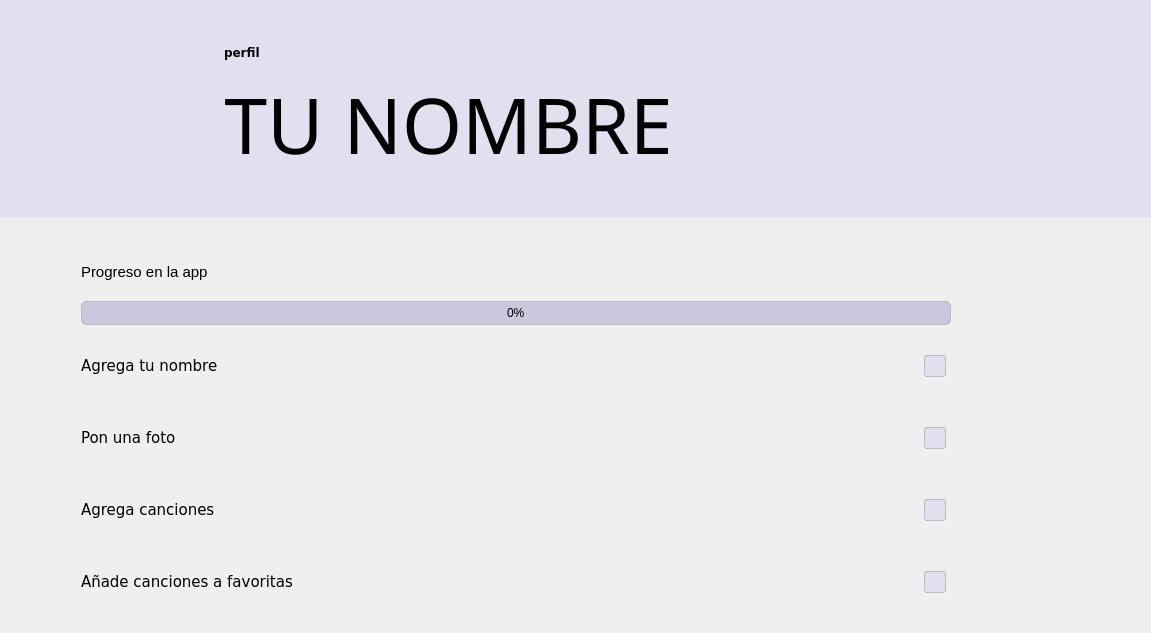
      <widget class="QWidget" name="profile_page">
       <property name="styleSheet">
        <string notr="true">QPushButton {
	border: none;
}
QCheckBox {
    spacing: 5px;
}

QCheckBox::indicator {
    width: 20px;
    height: 20px;
}

QCheckBox::indicator:unchecked {
    border: 1px solid #bbb;
    border-radius: 3px;
    background: rgb(226, 224, 239);
}

QCheckBox::indicator:unchecked:hover {
    background: rgb(216, 214, 229);
}

QCheckBox::indicator:checked {
    border: 1px solid #5c5c5c;
    border-radius: 3px;
    background: rgb(155, 129, 255);
}

</string>
       </property>
       <layout class="QGridLayout" name="gridLayout_24">
        <property name="leftMargin">
         <number>0</number>
        </property>
        <property name="topMargin">
         <number>0</number>
        </property>
        <property name="rightMargin">
         <number>0</number>
        </property>
        <property name="bottomMargin">
         <number>0</number>
        </property>
        <item row="0" column="0">
         <layout class="QGridLayout" name="gridLayout_23">
          <item row="0" column="0">
           <widget class="QWidget" name="widget" native="true">
            <property name="sizePolicy">
             <sizepolicy hsizetype="MinimumExpanding" vsizetype="Preferred">
              <horstretch>0</horstretch>
              <verstretch>0</verstretch>
             </sizepolicy>
            </property>
            <property name="styleSheet">
             <string notr="true">QWidget {
	background-color: rgb(226, 224, 239);
}</string>
            </property>
            <layout class="QGridLayout" name="gridLayout_22">
             <property name="leftMargin">
              <number>30</number>
             </property>
             <property name="topMargin">
              <number>40</number>
             </property>
             <property name="rightMargin">
              <number>40</number>
             </property>
             <property name="bottomMargin">
              <number>40</number>
             </property>
             <item row="0" column="1" rowspan="2">
              <widget class="QPushButton" name="boton_foto_de_perfil">
               <property name="cursor">
                <cursorShape>PointingHandCursor</cursorShape>
               </property>
               <property name="styleSheet">
                <string notr="true">border-radius: 87px;</string>
               </property>
               <property name="text">
                <string/>
               </property>
               <property name="icon">
                <iconset resource="recurses.qrc">
                 <normaloff>:/icons/icons/user 2.png</normaloff>:/icons/icons/user 2.png</iconset>
               </property>
               <property name="iconSize">
                <size>
                 <width>170</width>
                 <height>170</height>
                </size>
               </property>
               <property name="checkable">
                <bool>true</bool>
               </property>
              </widget>
             </item>
             <item row="1" column="4">
              <spacer name="horizontalSpacer">
               <property name="orientation">
                <enum>Qt::Horizontal</enum>
               </property>
               <property name="sizeType">
                <enum>QSizePolicy::Expanding</enum>
               </property>
               <property name="sizeHint" stdset="0">
                <size>
                 <width>400</width>
                 <height>20</height>
                </size>
               </property>
              </spacer>
             </item>
             <item row="0" column="2" rowspan="2">
              <layout class="QVBoxLayout" name="verticalLayout_2">
               <item>
                <widget class="QLabel" name="label_perfil">
                 <property name="sizePolicy">
                  <sizepolicy hsizetype="Preferred" vsizetype="Maximum">
                   <horstretch>0</horstretch>
                   <verstretch>0</verstretch>
                  </sizepolicy>
                 </property>
                 <property name="minimumSize">
                  <size>
                   <width>0</width>
                   <height>25</height>
                  </size>
                 </property>
                 <property name="font">
                  <font>
                   <family>Verdana</family>
                   <bold>true</bold>
                  </font>
                 </property>
                 <property name="text">
                  <string>perfil</string>
                 </property>
                </widget>
               </item>
               <item>
                <widget class="QPushButton" name="tu_nombre_button">
                 <property name="sizePolicy">
                  <sizepolicy hsizetype="Preferred" vsizetype="MinimumExpanding">
                   <horstretch>0</horstretch>
                   <verstretch>0</verstretch>
                  </sizepolicy>
                 </property>
                 <property name="font">
                  <font>
                   <family>Moran Demo</family>
                   <pointsize>58</pointsize>
                   <bold>false</bold>
                  </font>
                 </property>
                 <property name="cursor">
                  <cursorShape>PointingHandCursor</cursorShape>
                 </property>
                 <property name="text">
                  <string>TU NOMBRE</string>
                 </property>
                 <property name="checkable">
                  <bool>true</bool>
                 </property>
                </widget>
               </item>
              </layout>
             </item>
             <item row="0" column="0">
              <layout class="QVBoxLayout" name="verticalLayout_7">
               <item alignment="Qt::AlignLeft">
                <widget class="QPushButton" name="back_to_home_profile">
                 <property name="cursor">
                  <cursorShape>PointingHandCursor</cursorShape>
                 </property>
                 <property name="styleSheet">
                  <string notr="true">QPushButton {
	border: none;
	background: transparent;
}</string>
                 </property>
                 <property name="text">
                  <string/>
                 </property>
                 <property name="icon">
                  <iconset resource="recurses.qrc">
                   <normaloff>:/icons/icons/icons8-home-50.png</normaloff>:/icons/icons/icons8-home-50.png</iconset>
                 </property>
                 <property name="iconSize">
                  <size>
                   <width>40</width>
                   <height>40</height>
                  </size>
                 </property>
                </widget>
               </item>
               <item>
                <spacer name="horizontalSpacer_2">
                 <property name="orientation">
                  <enum>Qt::Horizontal</enum>
                 </property>
                 <property name="sizeType">
                  <enum>QSizePolicy::MinimumExpanding</enum>
                 </property>
                 <property name="sizeHint" stdset="0">
                  <size>
                   <width>150</width>
                   <height>20</height>
                  </size>
                 </property>
                </spacer>
               </item>
              </layout>
             </item>
             <item row="0" column="3">
              <widget class="QPushButton" name="pushButton">
               <property name="cursor">
                <cursorShape>PointingHandCursor</cursorShape>
               </property>
               <property name="text">
                <string/>
               </property>
               <property name="icon">
                <iconset resource="recurses.qrc">
                 <normaloff>:/icons/icons/icons8-edit-30.png</normaloff>:/icons/icons/icons8-edit-30.png</iconset>
               </property>
               <property name="checkable">
                <bool>true</bool>
               </property>
              </widget>
             </item>
            </layout>
           </widget>
          </item>
          <item row="1" column="0">
           <layout class="QGridLayout" name="gridLayout_3">
            <property name="spacing">
             <number>30</number>
            </property>
            <item row="0" column="1">
             <spacer name="horizontalSpacer_3">
              <property name="orientation">
               <enum>Qt::Horizontal</enum>
              </property>
              <property name="sizeType">
               <enum>QSizePolicy::Preferred</enum>
              </property>
              <property name="sizeHint" stdset="0">
               <size>
                <width>40</width>
                <height>20</height>
               </size>
              </property>
             </spacer>
            </item>
            <item row="1" column="2">
             <layout class="QGridLayout" name="gridLayout_2">
              <property name="horizontalSpacing">
               <number>20</number>
              </property>
              <property name="verticalSpacing">
               <number>50</number>
              </property>
              <item row="0" column="0">
               <widget class="QLabel" name="label_agregar_tu_nombre">
                <property name="sizePolicy">
                 <sizepolicy hsizetype="Expanding" vsizetype="Preferred">
                  <horstretch>0</horstretch>
                  <verstretch>0</verstretch>
                 </sizepolicy>
                </property>
                <property name="font">
                 <font>
                  <family>Verdana</family>
                  <pointsize>11</pointsize>
                 </font>
                </property>
                <property name="text">
                 <string>Agrega tu nombre</string>
                </property>
               </widget>
              </item>
              <item row="0" column="1">
               <widget class="QCheckBox" name="checkbox_agrega_tu_nombre">
                <property name="text">
                 <string/>
                </property>
                <property name="checkable">
                 <bool>false</bool>
                </property>
               </widget>
              </item>
              <item row="1" column="0">
               <widget class="QLabel" name="label_pon_una_foto">
                <property name="sizePolicy">
                 <sizepolicy hsizetype="Expanding" vsizetype="Preferred">
                  <horstretch>0</horstretch>
                  <verstretch>0</verstretch>
                 </sizepolicy>
                </property>
                <property name="font">
                 <font>
                  <family>Verdana</family>
                  <pointsize>11</pointsize>
                 </font>
                </property>
                <property name="text">
                 <string>Pon una foto</string>
                </property>
               </widget>
              </item>
              <item row="1" column="1">
               <widget class="QCheckBox" name="checkbox_pon_una_foto">
                <property name="text">
                 <string/>
                </property>
                <property name="checkable">
                 <bool>false</bool>
                </property>
               </widget>
              </item>
              <item row="2" column="0">
               <widget class="QLabel" name="label_agrega_canciones">
                <property name="sizePolicy">
                 <sizepolicy hsizetype="Expanding" vsizetype="Preferred">
                  <horstretch>0</horstretch>
                  <verstretch>0</verstretch>
                 </sizepolicy>
                </property>
                <property name="font">
                 <font>
                  <family>Verdana</family>
                  <pointsize>11</pointsize>
                 </font>
                </property>
                <property name="text">
                 <string>Agrega canciones</string>
                </property>
               </widget>
              </item>
              <item row="2" column="1">
               <widget class="QCheckBox" name="checkbox_agrega_canciones">
                <property name="text">
                 <string/>
                </property>
                <property name="checkable">
                 <bool>false</bool>
                </property>
               </widget>
              </item>
              <item row="3" column="0">
               <widget class="QLabel" name="label_agrega_favoritas">
                <property name="sizePolicy">
                 <sizepolicy hsizetype="Expanding" vsizetype="Preferred">
                  <horstretch>0</horstretch>
                  <verstretch>0</verstretch>
                 </sizepolicy>
                </property>
                <property name="font">
                 <font>
                  <family>Verdana</family>
                  <pointsize>11</pointsize>
                 </font>
                </property>
                <property name="text">
                 <string>Añade canciones a favoritas</string>
                </property>
               </widget>
              </item>
              <item row="3" column="1">
               <widget class="QCheckBox" name="checkbox_agrega_favoritas">
                <property name="text">
                 <string/>
                </property>
                <property name="checkable">
                 <bool>false</bool>
                </property>
               </widget>
              </item>
             </layout>
            </item>
            <item row="0" column="0" rowspan="2">
             <spacer name="verticalSpacer_7">
              <property name="orientation">
               <enum>Qt::Vertical</enum>
              </property>
              <property name="sizeHint" stdset="0">
               <size>
                <width>41</width>
                <height>228</height>
               </size>
              </property>
             </spacer>
            </item>
            <item row="0" column="2">
             <layout class="QVBoxLayout" name="verticalLayout_6">
              <property name="spacing">
               <number>20</number>
              </property>
              <item>
               <spacer name="verticalSpacer_12">
                <property name="orientation">
                 <enum>Qt::Vertical</enum>
                </property>
                <property name="sizeHint" stdset="0">
                 <size>
                  <width>20</width>
                  <height>40</height>
                 </size>
                </property>
               </spacer>
              </item>
              <item>
               <widget class="QLabel" name="label_progreso_en_la_app">
                <property name="sizePolicy">
                 <sizepolicy hsizetype="Preferred" vsizetype="Minimum">
                  <horstretch>0</horstretch>
                  <verstretch>0</verstretch>
                 </sizepolicy>
                </property>
                <property name="font">
                 <font>
                  <pointsize>11</pointsize>
                 </font>
                </property>
                <property name="text">
                 <string>Progreso en la app</string>
                </property>
               </widget>
              </item>
              <item>
               <widget class="QProgressBar" name="progressBar">
                <property name="styleSheet">
                 <string notr="true">QProgressBar {
    border: 1px solid #bbb;
    border-radius: 5px;
    text-align: center;
    background: rgb(201, 200, 222);
}

QProgressBar::chunk {
    background: qlineargradient(
        x1: 0, y1: 0, x2: 1, y2: 0,
        stop: 0 #c661ea, stop: 1 rgb(179, 159, 255)
    ); /* Gradiente horizontal */
    border-radius: 5px;
}

QProgressBar::chunk:hover {
    background: qlineargradient(
        x1: 0, y1: 0, x2: 1, y2: 0,
        stop: 0 rgb(199, 179, 255), stop: 1 rgb(179, 159, 255)
    ); /* Gradiente más claro al hacer hover */
}
</string>
                </property>
                <property name="value">
                 <number>0</number>
                </property>
               </widget>
              </item>
             </layout>
            </item>
            <item row="1" column="3">
             <spacer name="horizontalSpacer_5">
              <property name="orientation">
               <enum>Qt::Horizontal</enum>
              </property>
              <property name="sizeType">
               <enum>QSizePolicy::Fixed</enum>
              </property>
              <property name="sizeHint" stdset="0">
               <size>
                <width>200</width>
                <height>20</height>
               </size>
              </property>
             </spacer>
            </item>
           </layout>
          </item>
         </layout>
        </item>
        <item row="1" column="0">
         <spacer name="verticalSpacer_13">
          <property name="orientation">
           <enum>Qt::Vertical</enum>
          </property>
          <property name="sizeHint" stdset="0">
           <size>
            <width>20</width>
            <height>40</height>
           </size>
          </property>
         </spacer>
        </item>
       </layout>
      </widget>
